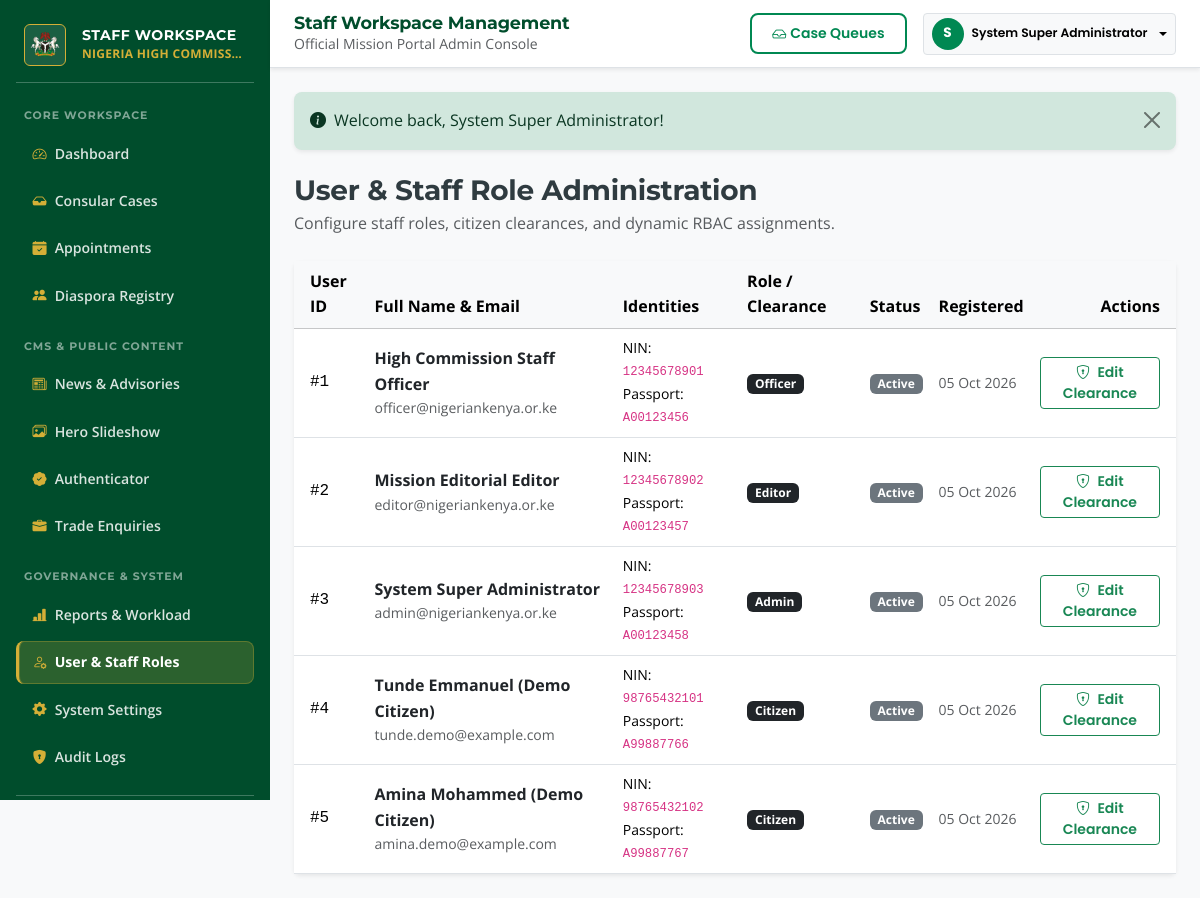
The app's page /admin/users (signed in) with its own data.
### tables this page shows
CREATE TABLE IF NOT EXISTS `users` (
    `id` INT AUTO_INCREMENT PRIMARY KEY,
    `full_name` VARCHAR(150) NOT NULL,
    `email` VARCHAR(150) NOT NULL UNIQUE,
    `phone` VARCHAR(50) DEFAULT NULL,
    `password_hash` VARCHAR(255) NOT NULL,
    `role` ENUM('citizen', 'officer', 'editor', 'admin') NOT NULL DEFAULT 'citizen',
    `status` ENUM('active', 'pending', 'suspended') NOT NULL DEFAULT 'active',
    `nin_number` VARCHAR(20) DEFAULT NULL,
    `passport_number` VARCHAR(20) DEFAULT NULL,
    `created_at` DATETIME DEFAULT CURRENT_TIMESTAMP,
    `updated_at` DATETIME DEFAULT CURRENT_TIMESTAMP ON UPDATE CURRENT_TIMESTAMP
);

### views/admin/users.php (the view, shortened to what the rows shown need)
<div class="d-flex align-items-center justify-content-between mb-4">
    <div>
        <h2 class="h3 fw-bold text-heading mb-1">User & Staff Role Administration</h2>
    </div>
</div>
<div class="card border-0 shadow-sm">
    <div class="card-body p-0">
        <div class="table-responsive">
            <table class="table table-hover align-middle mb-0">
                <thead class="table-light">
                    <tr>
                        <th class="ps-3">User ID</th>
                        <th>Full Name & Email</th>
                        <th>Identities</th>
                        <th>Role / Clearance</th>
                        <th>Status</th>
                        <th>Registered</th>
                        <th class="text-end pe-3">Actions</th>
                    </tr>
                </thead>
                <tbody>
                    <?php foreach ($users as $u): ?>
                    <tr>
                        <td class="ps-3 font-monospace">#<?= $u['id'] ?></td>
                        <td>
                            <div class="fw-bold text-dark"><?= Helper::sanitize($u['full_name']) ?></div>
                            <div class="small text-muted"><?= Helper::sanitize($u['email']) ?></div>
                        </td>
                        <td class="small">
                            <?php if ($u['nin_number']): ?>
                                <span class="d-block">NIN: <code><?= Helper::sanitize($u['nin_number']) ?></code></span>
                            <?php endif; ?>
                            <?php if ($u['passport_number']): ?>
                                <span class="d-block">Passport: <code><?= Helper::sanitize($u['passport_number']) ?></code></span>
                            <?php endif; ?>
                        </td>
                        <td>
                            <span class="badge bg-dark px-2 py-1"><?= Helper::sanitize($u['role_name'] ?? ucwords(str_replace('_', ' ', $u['role']))) ?></span>
                        </td>
                        <td>
                            <?= Helper::statusBadge($u['status']) ?>
                        </td>
                        <td class="small text-muted">
                            <?= Helper::formatDate($u['created_at'], 'd M Y') ?>
                        </td>
                        <td class="text-end pe-3">
                            <button class="btn btn-sm btn-outline-success" data-bs-toggle="modal" data-bs-target="#editUserModal<?= $u['id'] ?>">
                                <i class="bi bi-shield-lock me-1"></i> Edit Clearance
                            </button>
                        </td>
                    </tr>
                    <?php endforeach; ?>
                </tbody>
            </table>
        </div>
    </div>
</div>

### views/layouts/admin_header.php (shortened to what the rows shown need)
<?php
$user = Auth::user();
$flash = Helper::getFlash();
$shortName = SystemSetting::get('short_name', 'Nigeria High Commission');
?>
<!DOCTYPE html>
<html lang="en">
<head>
    <link href="https://cdn.jsdelivr.net/npm/bootstrap@5.3.3/dist/css/bootstrap.min.css" rel="stylesheet">
    <link href="https://cdn.jsdelivr.net/npm/bootstrap-icons@1.11.3/font/bootstrap-icons.min.css" rel="stylesheet">
    <link href="<?= Helper::baseUrl('assets/css/custom.css') ?>?v=<?= time() ?>" rel="stylesheet">
</head>
<body class="bg-light">
<div class="d-flex flex-column flex-lg-row min-vh-100">
    <aside class="admin-sidebar d-none d-lg-flex p-3 flex-column" style="width: 270px; min-width: 270px; position: sticky; top: 0; height: 100vh; overflow-y: auto; background-color: #004D2C; color: white;">
        <div class="d-flex align-items-center gap-3 mb-4 px-2 py-2 border-bottom border-light border-opacity-25 pb-3">
            <div class="d-flex align-items-center justify-content-center rounded-2 flex-shrink-0" style="width: 42px; height: 42px; background: rgba(255, 255, 255, 0.1); border: 1.5px solid #D4AF37;">
                <?php if (file_exists(__DIR__ . '/../../public/assets/images/hero/cropped-coat-of-arms-of-nigeria-01-01-scaled-1-180x180.png')): ?>
                    <img src="<?= Helper::baseUrl('assets/images/hero/cropped-coat-of-arms-of-nigeria-01-01-scaled-1-180x180.png') ?>" alt="Nigeria Crest" style="width: 30px; height: 30px; object-fit: contain;">
                <?php else: ?>
                    <i class="bi bi-bank2 text-gold fs-5"></i>
                <?php endif; ?>
            </div>
            <div class="overflow-hidden">
                <h6 class="fw-bold mb-0 text-white text-truncate" style="font-family: 'Montserrat', sans-serif; font-size: 0.88rem; letter-spacing: 0.5px; text-transform: uppercase;">STAFF WORKSPACE</h6>
                <div class="small text-gold fw-bold text-truncate" style="font-size: 0.75rem; letter-spacing: 0.3px; text-transform: uppercase;"><?= Helper::sanitize($shortName) ?></div>
            </div>
        </div>
        <nav class="nav flex-column mb-auto gap-1">
            <div class="small text-uppercase text-white-50 px-2 fw-bold mb-1" style="font-size: 0.68rem; letter-spacing: 1px; font-family: 'Montserrat', sans-serif;">Core Workspace</div>
            <a class="nav-link text-white <?= ($_SERVER['REQUEST_URI'] == Helper::baseUrl('admin/dashboard')) ? 'active' : '' ?>" href="<?= Helper::baseUrl('admin/dashboard') ?>">
                <i class="bi bi-speedometer2 me-2 text-gold"></i>Dashboard
            </a>
            <a class="nav-link text-white <?= strpos($_SERVER['REQUEST_URI'], 'requests') !== false ? 'active' : '' ?>" href="<?= Helper::baseUrl('admin/requests') ?>">
                <i class="bi bi-inbox-fill me-2 text-gold"></i>Consular Cases
            </a>
            <a class="nav-link text-white <?= strpos($_SERVER['REQUEST_URI'], 'appointments') !== false ? 'active' : '' ?>" href="<?= Helper::baseUrl('admin/appointments') ?>">
                <i class="bi bi-calendar-check-fill me-2 text-gold"></i>Appointments
            </a>
            <a class="nav-link text-white <?= strpos($_SERVER['REQUEST_URI'], 'citizens') !== false ? 'active' : '' ?>" href="<?= Helper::baseUrl('admin/citizens') ?>">
                <i class="bi bi-people-fill me-2 text-gold"></i>Diaspora Registry
            </a>
            <div class="small text-uppercase text-white-50 px-2 fw-bold mt-3 mb-1" style="font-size: 0.68rem; letter-spacing: 1px; font-family: 'Montserrat', sans-serif;">CMS & Public Content</div>
            <a class="nav-link text-white <?= strpos($_SERVER['REQUEST_URI'], 'notices') !== false ? 'active' : '' ?>" href="<?= Helper::baseUrl('admin/notices') ?>">
                <i class="bi bi-newspaper me-2 text-gold"></i>News & Advisories
            </a>
            <a class="nav-link text-white <?= strpos($_SERVER['REQUEST_URI'], 'hero') !== false ? 'active' : '' ?>" href="<?= Helper::baseUrl('admin/hero') ?>">
                <i class="bi bi-images me-2 text-gold"></i>Hero Slideshow
            </a>
            <a class="nav-link text-white <?= strpos($_SERVER['REQUEST_URI'], 'verification') !== false ? 'active' : '' ?>" href="<?= Helper::baseUrl('admin/verification') ?>">
                <i class="bi bi-patch-check-fill me-2 text-gold"></i>Authenticator
            </a>
            <a class="nav-link text-white <?= strpos($_SERVER['REQUEST_URI'], 'trade') !== false ? 'active' : '' ?>" href="<?= Helper::baseUrl('admin/trade') ?>">
                <i class="bi bi-briefcase-fill me-2 text-gold"></i>Trade Enquiries
            </a>
            <div class="small text-uppercase text-white-50 px-2 fw-bold mt-3 mb-1" style="font-size: 0.68rem; letter-spacing: 1px; font-family: 'Montserrat', sans-serif;">Governance & System</div>
            <a class="nav-link text-white <?= strpos($_SERVER['REQUEST_URI'], 'reports') !== false ? 'active' : '' ?>" href="<?= Helper::baseUrl('admin/reports') ?>">
                <i class="bi bi-bar-chart-line-fill me-2 text-gold"></i>Reports & Workload
            </a>
            <a class="nav-link text-white <?= strpos($_SERVER['REQUEST_URI'], 'users') !== false ? 'active' : '' ?>" href="<?= Helper::baseUrl('admin/users') ?>">
                <i class="bi bi-person-gear me-2 text-gold"></i>User & Staff Roles
            </a>
            <a class="nav-link text-white <?= strpos($_SERVER['REQUEST_URI'], 'settings') !== false ? 'active' : '' ?>" href="<?= Helper::baseUrl('admin/settings') ?>">
                <i class="bi bi-gear-fill me-2 text-gold"></i>System Settings
            </a>
            <a class="nav-link text-white <?= strpos($_SERVER['REQUEST_URI'], 'audit') !== false ? 'active' : '' ?>" href="<?= Helper::baseUrl('admin/audit') ?>">
                <i class="bi bi-shield-lock-fill me-2 text-gold"></i>Audit Logs
            </a>
        </nav>
        <hr class="border-light opacity-25 my-3">
    </aside>
    <div class="flex-grow-1 d-flex flex-column min-w-0">
        <header class="bg-white border-bottom border-emerald sticky-top shadow-sm py-2 px-3 px-lg-4 d-flex align-items-center justify-content-between" style="z-index: 1010; height: 68px;">
            <div class="d-flex align-items-center gap-3">
                <div>
                    <h5 class="fw-bold mb-0 text-emerald-dark" style="font-family: 'Montserrat', sans-serif; font-size: 1.1rem;">
                        Staff Workspace Management
                    </h5>
                    <div class="small text-muted d-none d-sm-block">Official Mission Portal Admin Console</div>
                </div>
            </div>
            <div class="d-flex align-items-center gap-3">
                <a href="<?= Helper::baseUrl('admin/requests') ?>" class="btn btn-outline-emerald btn-sm d-none d-md-inline-flex align-items-center gap-1">
                    <i class="bi bi-inbox"></i> Case Queues
                </a>
                <div class="dropdown">
                    <button class="btn btn-light btn-sm border dropdown-toggle d-flex align-items-center gap-2 py-1 px-2" type="button" data-bs-toggle="dropdown" aria-expanded="false">
                        <div class="rounded-circle bg-emerald text-white d-flex align-items-center justify-content-center fw-bold" style="width: 32px; height: 32px; font-size: 0.85rem;">
                            <?= strtoupper(substr($user['full_name'] ?? 'S', 0, 1)) ?>
                        </div>
                        <span class="d-none d-md-inline fw-semibold small"><?= Helper::sanitize($user['full_name'] ?? 'Staff') ?></span>
                    </button>
                </div>
            </div>
        </header>
        <main class="flex-grow-1 p-3 p-lg-4">
            <?php if ($flash): ?>
                <div class="alert alert-<?= Helper::sanitize($flash['type']) ?> alert-dismissible fade show shadow-sm rounded-3 border-0 mb-4" role="alert">
                    <i class="bi bi-info-circle-fill me-2"></i><?= Helper::sanitize($flash['message']) ?>
                    <button type="button" class="btn-close" data-bs-dismiss="alert" aria-label="Close"></button>
                </div>
            <?php endif; ?>

### src/Core/Helper.php (shortened to what the rows shown need)
<?php
class Helper {
    public static function baseUrl(string $path = ''): string {
        $scriptName = $_SERVER['SCRIPT_NAME'] ?? '';
        $dir = dirname($scriptName);
        $dir = preg_replace('/\/public$/', '', $dir);
        $dir = rtrim(str_replace('\\', '/', $dir), '/');
        $path = ltrim($path, '/');
        return ($dir === '' || $dir === '/') ? '/' . $path : $dir . '/' . $path;
    }
    public static function sanitize(?string $str): string {
        return htmlspecialchars(trim($str), ENT_QUOTES, 'UTF-8');
    }
    public static function getFlash(): ?array {
        if (isset($_SESSION['flash'])) {
            $flash = $_SESSION['flash'];
            return $flash;
        }
        return null;
    }
    public static function statusBadge(string $status): string {
        $status = strtolower($status);
        $badgeClass = 'bg-secondary';
        $label = ucwords(str_replace('_', ' ', $status));
        return '<span class="badge ' . $badgeClass . '">' . self::sanitize($label) . '</span>';
    }
    public static function formatDate(?string $date, string $format = 'd M Y, h:i A'): string {
        return date($format, strtotime($date));
    }
}

### records on screen
users: full_name "S", full_name "System Super Administrator", id "3", email "admin@nigeriankenya.or.ke", nin_number "12345678903", passport_number "A00123458", role "Admin", status "Active", created_at "05 Oct 2026"
users: id "1", full_name "High Commission Staff Officer", email "officer@nigeriankenya.or.ke", nin_number "12345678901", passport_number "A00123456", role "Officer", status "Active", created_at "05 Oct 2026"
users: id "2", full_name "Mission Editorial Editor", email "editor@nigeriankenya.or.ke", nin_number "12345678902", passport_number "A00123457", role "Editor", status "Active", created_at "05 Oct 2026"
users: id "4", full_name "Tunde Emmanuel (Demo Citizen)", email "tunde.demo@example.com", nin_number "98765432101", passport_number "A99887766", role "Citizen", status "Active", created_at "05 Oct 2026"
users: id "5", full_name "Amina Mohammed (Demo Citizen)", email "amina.demo@example.com", nin_number "98765432102", passport_number "A99887767", role "Citizen", status "Active", created_at "05 Oct 2026"

### other values on screen
Helper::sanitize($shortName) "NIGERIA HIGH COMMISS…"
Helper::sanitize($flash['message']) "Welcome back, System Super Administrator!"
